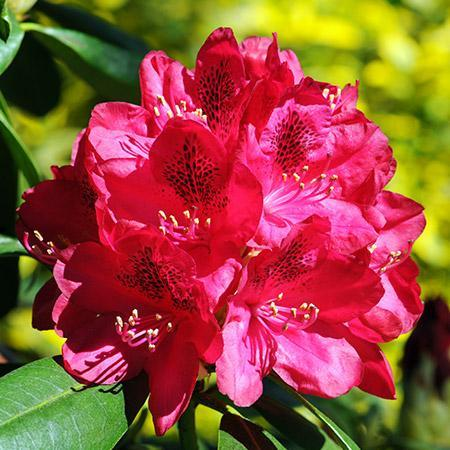
#> input picture Rhododendron.jpg, 450 x 450 px
$ python 14.cv_edge_detection.py
#> lines starting #> are read from the running program, lines starting #| are printed output that depends on the picture; after the words box and inside, x2 and y2 are one past the last pixel; in counts of white or black regions, pixels touching at a corner belong together
##libraries
import cv2

##load image
img = cv2.imread('Rhododendron.jpg', cv2.IMREAD_GRAYSCALE)
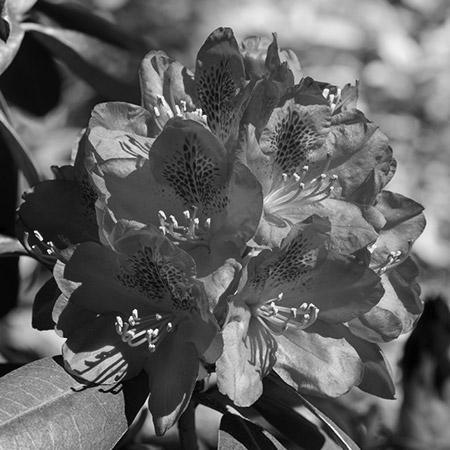
#> img: shape (450, 450); min 0, max 255, mean 97.1

if img is not None:
    edges = cv2.Canny(img, threshold1=50, threshold2=150)
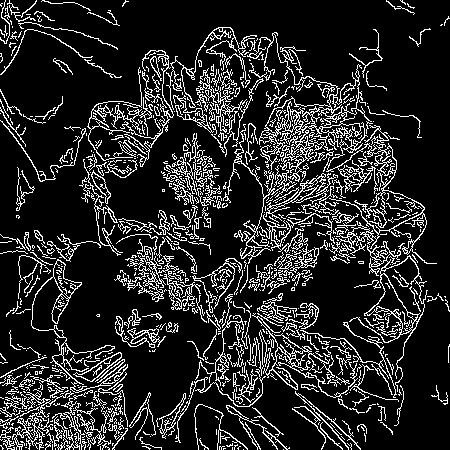
#> edges: shape (450, 450); 15.6% white in thin lines or dots

    ##display
    cv2.imshow("Original Image", img)
    cv2.imshow('edges image', edges)
    cv2.waitKey(0)
    cv2.destroyAllWindows()

$ run again, with AI.jpg copied over Rhododendron.jpg
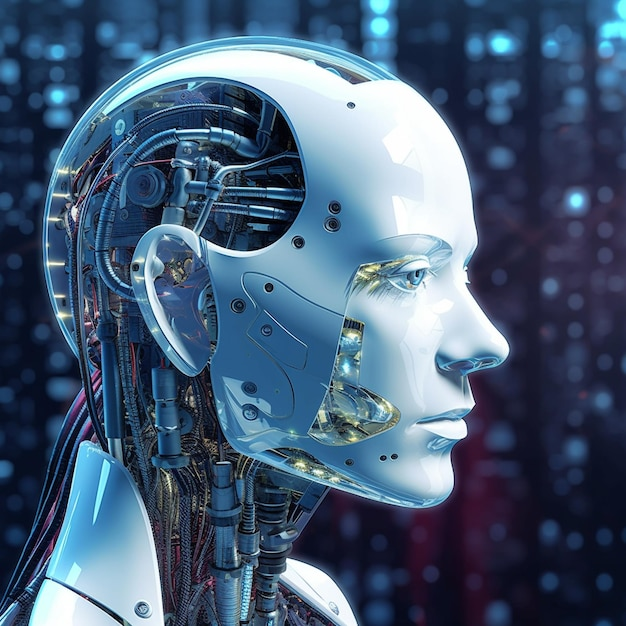
#> input picture AI.jpg, 626 x 626 px
#> `img = cv2.imread('Rhododendron.jpg', cv2.IMREAD_GRAYSCALE)`:
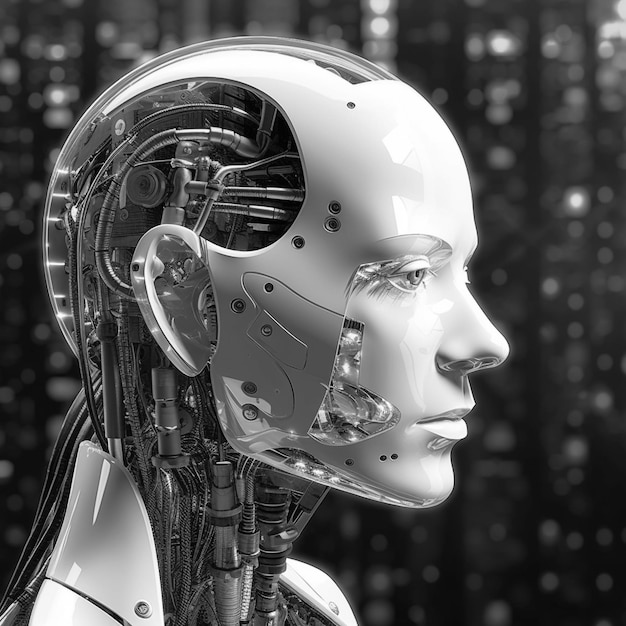
#> img: shape (626, 626); min 0, max 255, mean 89.3
#> `edges = cv2.Canny(img, threshold1=50, threshold2=150)`:
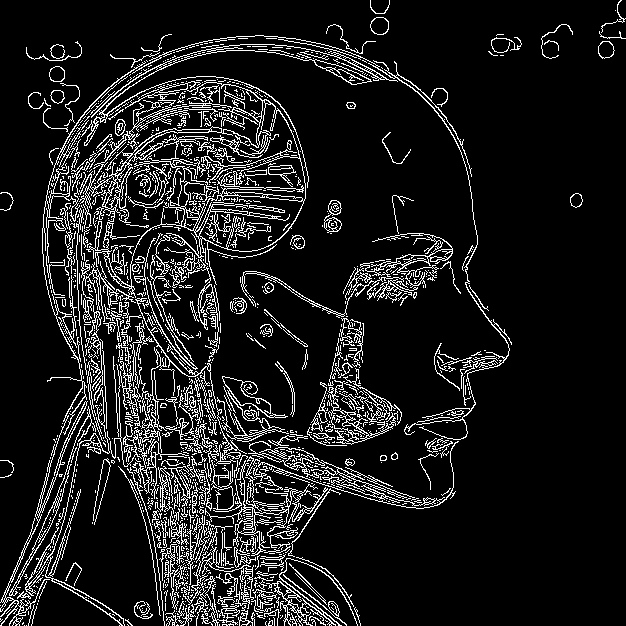
#> edges: shape (626, 626); 11.1% white in thin lines or dots

$ run again, with rhodo.jpg copied over Rhododendron.jpg
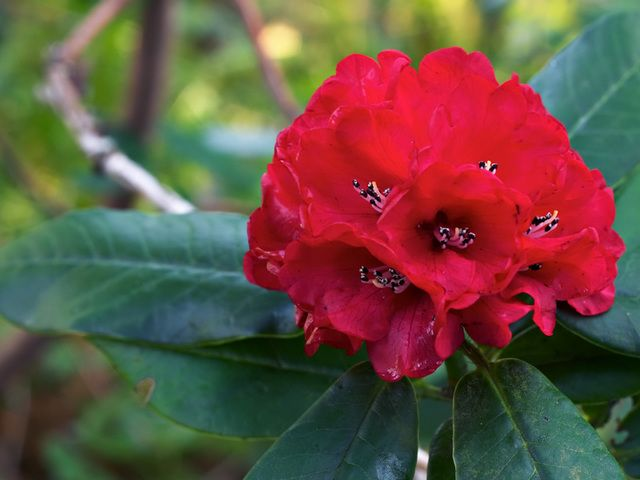
#> input picture rhodo.jpg, 640 x 480 px
#> `img = cv2.imread('Rhododendron.jpg', cv2.IMREAD_GRAYSCALE)`:
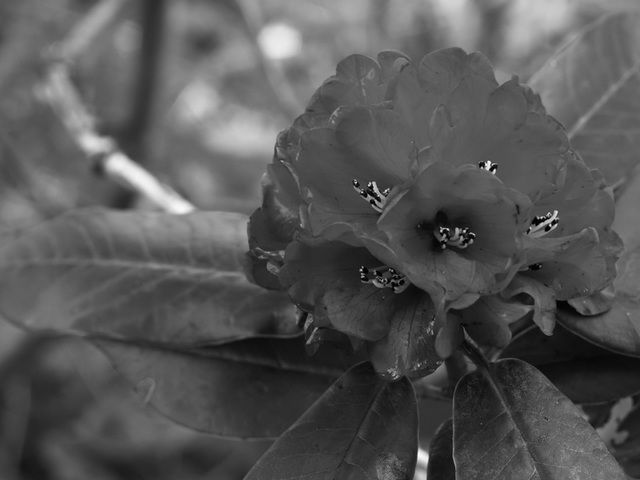
#> img: shape (480, 640); min 0, max 255, mean 85.9
#> `edges = cv2.Canny(img, threshold1=50, threshold2=150)`:
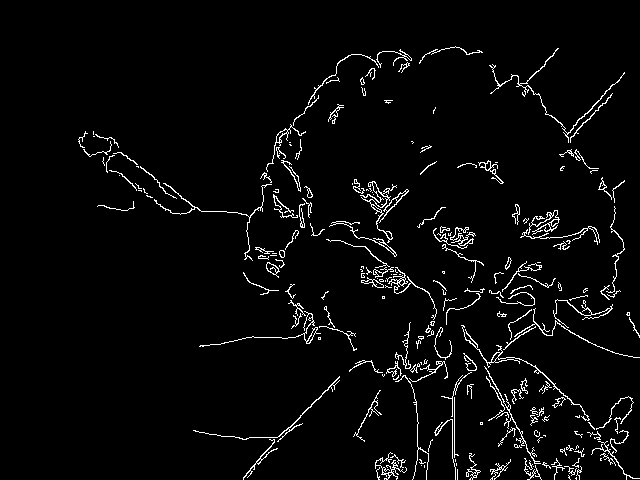
#> edges: shape (480, 640); 3.5% white in thin lines or dots, all inside (x1, y1, x2, y2) = (78, 46, 640, 480)

$ run again, with NewTemiTea.png saved as Rhododendron.jpg
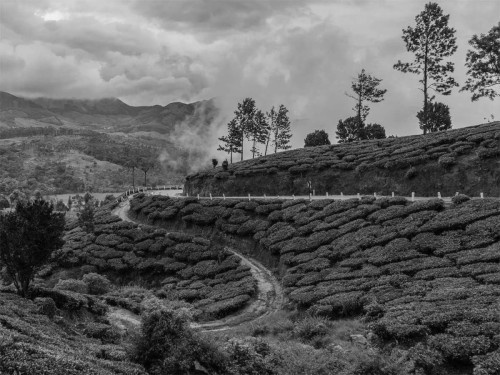
#> input picture NewTemiTea.png, 500 x 375 px
#> img is the input picture: shape (375, 500); min 0, max 242, mean 96.5
#> `edges = cv2.Canny(img, threshold1=50, threshold2=150)`:
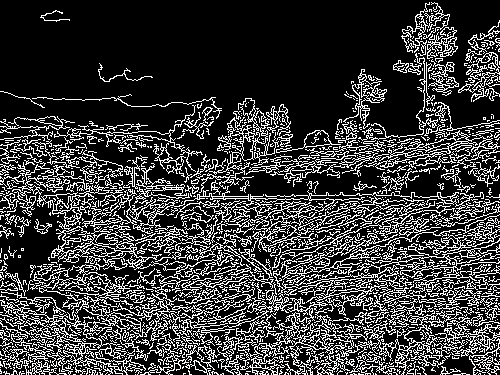
#> edges: shape (375, 500); 23.2% white in thin lines or dots
